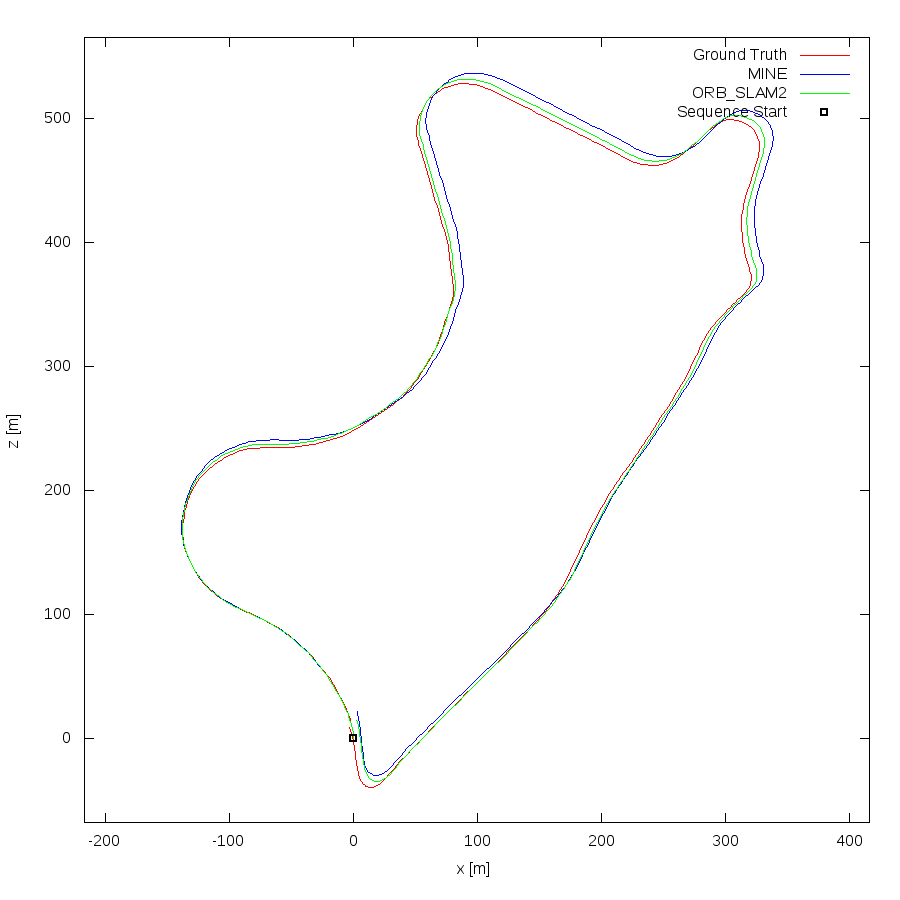

The script that drew this image:
set term postscript eps enhanced color
set output "09.eps"
set size ratio -1
set xrange [-217:416]
set yrange [-68:565]
set xlabel "x [m]"
set ylabel "z [m]"
plot "09.txt" using 1:2 lc rgb "#FF0000" title 'Ground Truth' w lines,"09.txt" using 3:4 lc rgb "#0000FF" title 'MINE' w lines,"09.txt" using 5:6 lc rgb "#00FF00" title 'ORB_SLAM2' w lines,"< head -1 09.txt" using 1:2 lc rgb "#000000" pt 4 ps 1 lw 2 title 'Sequence Start' w points
